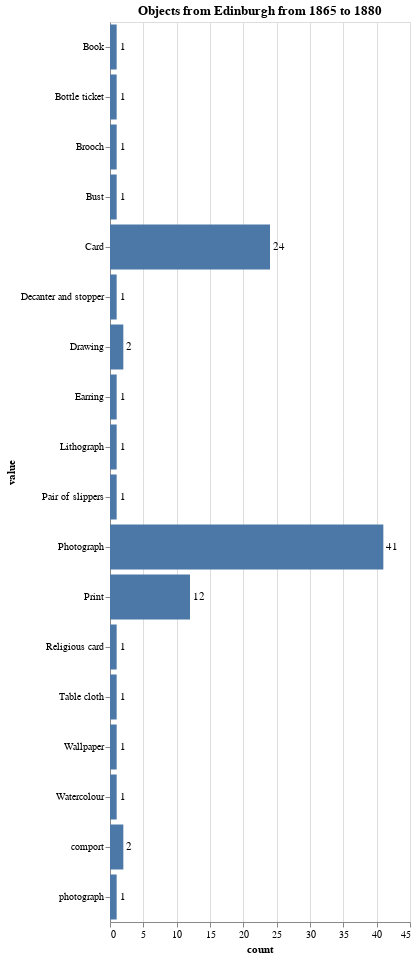

This figure's notebook cell:
### Markdown cell above
## Visualising Results

### Code cell
import requests
import pandas as pd
req = requests.get('https://api.vam.ac.uk/v2/objects/clusters/object_type/search?id_place=x28816&year_made_from=1865&year_made_to=1880&cluster_size=100')
object_types_df = pd.DataFrame(req.json())

bars = alt.Chart(object_types_df).mark_bar().encode(
    x='count:Q',
    y="value:O"
)

text = bars.mark_text(
    align='left',
    baseline='middle',
    dx=3  # Nudges text to right so it doesn't appear on top of the bar
).encode(
    text='count:Q'
)

(bars + text).properties(height=900, title="Objects from Edinburgh from 1865 to 1880")

### Figure 1 — Vega-Lite specification as saved in the notebook (floating-point values rounded to 4 significant figures)
{"config": {"view": {"continuousWidth": 300, "continuousHeight": 300}}, "layer": [{"mark": {"type": "bar"}, "encoding": {"x": {"field": "count", "type": "quantitative"}, "y": {"field": "value", "type": "ordinal"}}}, {"mark": {"type": "text", "align": "left", "baseline": "middle", "dx": 3}, "encoding": {"text": {"field": "count", "type": "quantitative"}, "x": {"field": "count", "type": "quantitative"}, "y": {"field": "value", "type": "ordinal"}}}], "data": {"name": "data-0b720c6c7bb1f774090f06b19aebe6bc"}, "height": 900, "title": "Objects from Edinburgh from 1865 to 1880", "$schema": "https://vega.github.io/schema/vega-lite/v5.17.0.json", "datasets": {"data-0b720c6c7bb1f774090f06b19aebe6bc": [{"id": "Photograph", "value": "Photograph", "count": 41, "count_max_error": 0}, {"id": "Card", "value": "Card", "count": 24, "count_max_error": 0}, {"id": "Print", "value": "Print", "count": 12, "count_max_error": 0}, {"id": "Drawing", "value": "Drawing", "count": 2, "count_max_error": 0}, {"id": "comport", "value": "comport", "count": 2, "count_max_error": 0}, {"id": "Book", "value": "Book", "count": 1, "count_max_error": 0}, {"id": "Bottle ticket", "value": "Bottle ticket", "count": 1, "count_max_error": 0}, {"id": "Brooch", "value": "Brooch", "count": 1, "count_max_error": 0}, {"id": "Bust", "value": "Bust", "count": 1, "count_max_error": 0}, {"id": "Decanter and stopper", "value": "Decanter and stopper", "count": 1, "count_max_error": 0}, {"id": "Earring", "value": "Earring", "count": 1, "count_max_error": 0}, {"id": "Lithograph", "value": "Lithograph", "count": 1, "count_max_error": 0}, {"id": "Pair of slippers", "value": "Pair of slippers", "count": 1, "count_max_error": 0}, {"id": "Religious card", "value": "Religious card", "count": 1, "count_max_error": 0}, {"id": "Table cloth", "value": "Table cloth", "count": 1, "count_max_error": 0}, {"id": "Wallpaper", "value": "Wallpaper", "count": 1, "count_max_error": 0}, {"id": "Watercolour", "value": "Watercolour", "count": 1, "count_max_error": 0}, {"id": "photograph", "value": "photograph", "count": 1, "count_max_error": 0}]}}
